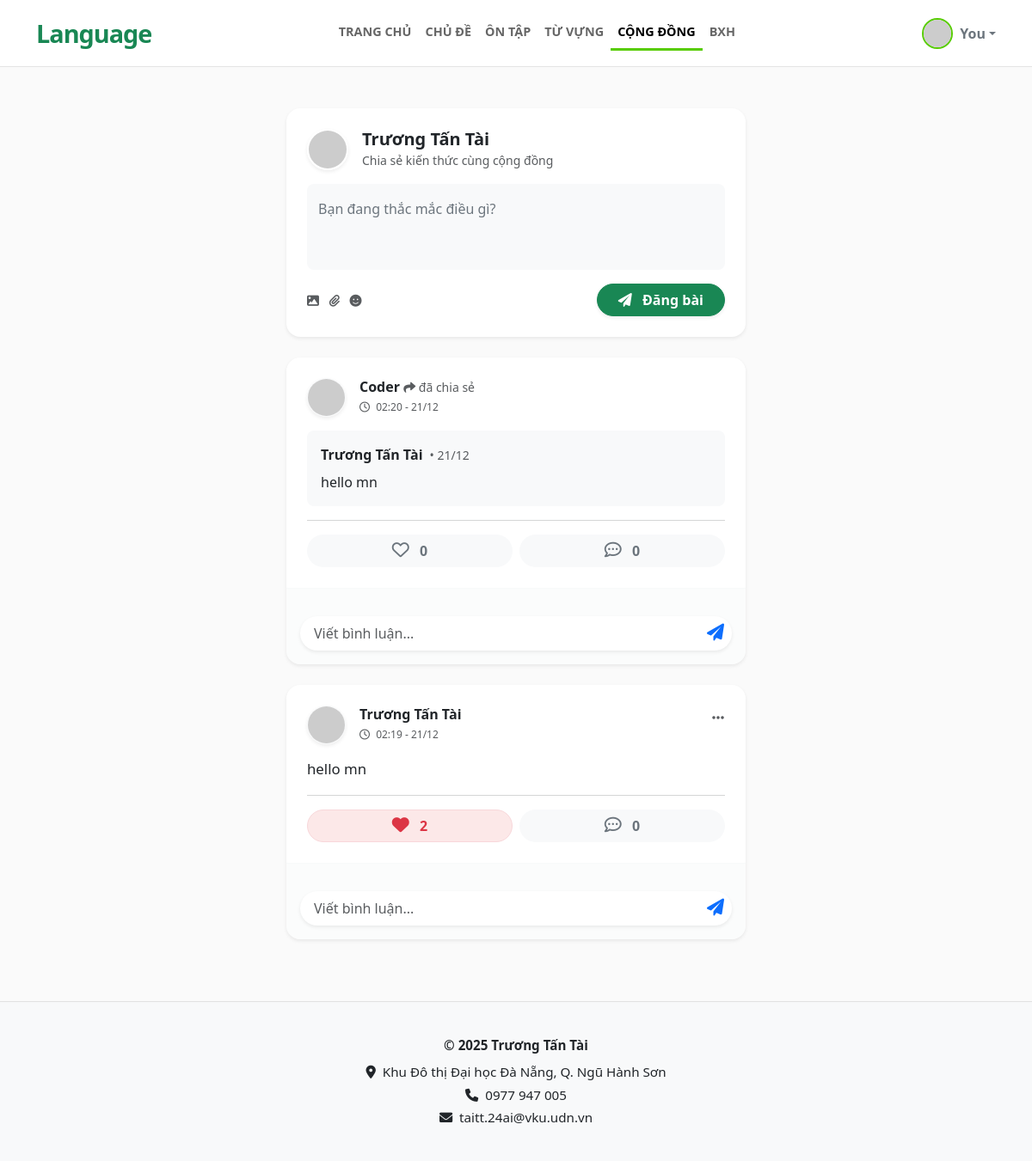
Screenshot of /community (signed in) with the database file from the repository.
### app.py (models this page shows)
class User(db.Model):
    id = db.Column(db.Integer, primary_key=True)
    username = db.Column(db.String(20), unique=True, nullable=False)
    email = db.Column(db.String(120), unique=True, nullable=False)      # Mới: Email
    fullname = db.Column(db.String(100), nullable=False)                # Mới: Tên hiển thị
    password = db.Column(db.String(60), nullable=False)
    posts = db.relationship('Post', backref='author', lazy=True)
    comments = db.relationship('Comment', backref='author', lazy=True)

class Post(db.Model):
    id = db.Column(db.Integer, primary_key=True)
    content = db.Column(db.Text, nullable=True) # Có thể null nếu chỉ chia sẻ mà không viết gì thêm
    date_posted = db.Column(db.DateTime, nullable=False, default=datetime.now)
    user_id = db.Column(db.Integer, db.ForeignKey('user.id'), nullable=False)
    original_post_id = db.Column(db.Integer, db.ForeignKey('post.id'), nullable=True)
    shares = db.relationship('Post',
                             backref=db.backref('original', remote_side=[id]),
                             cascade="all, delete-orphan")
    comments = db.relationship('Comment', backref='post', lazy=True, cascade="all, delete-orphan")
    likes = db.relationship('Like', backref='post', lazy=True, cascade="all, delete-orphan")
    def is_liked_by(self, user_id):
        return Like.query.filter_by(user_id=user_id, post_id=self.id).first() is not None

### app.py (the view)
@app.route('/community')
def community():
    if 'user' not in session: return redirect(url_for('login'))
    posts = Post.query.order_by(Post.date_posted.desc()).all()
    current_user = User.query.filter_by(username=session['user']).first()
    if not current_user:
        session.pop('user', None)
        return redirect(url_for('login'))
    return render_template('community.html', page_name='community', posts=posts, current_user=current_user)

### templates/community.html (shortened to what this page needs)
{% extends "base.html" %}
{% block content %}
<div class="container py-4">
    <div class="row justify-content-center">
        <div class="col-md-8 col-lg-6">
            <div class="card border-0 shadow-sm rounded-4 mb-4 overflow-hidden">
                <div class="card-body p-4">
                    <div class="d-flex align-items-center mb-3">
                        <img src="https://ui-avatars.com/api/?name={{ current_user.fullname }}&background=58cc02&color=fff"
                             class="rounded-circle me-3 border border-2 border-white shadow-sm" width="48" height="48">
                        <div>
                            <h5 class="fw-bold mb-0 text-dark">
                                <a href="/profile/{{ current_user.username }}" class="text-decoration-none text-dark">
                                    {{ current_user.fullname }}
                                </a>
                            </h5>
                            <small class="text-muted">Chia sẻ kiến thức cùng cộng đồng</small>
                        </div>
                    </div>
                    <form action="/create_post" method="POST">
                        <div class="form-floating mb-3">
                            <textarea name="content" class="form-control bg-light border-0 rounded-3"
                                      placeholder="Bạn đang nghĩ gì?" id="postContent" style="height: 100px; resize: none;" required></textarea>
                            <label for="postContent" class="text-secondary">Bạn đang thắc mắc điều gì?</label>
                        </div>
                        <div class="d-flex justify-content-between align-items-center">
                            <div class="text-muted small">
                                <i class="fas fa-image me-2 cursor-pointer hover-icon"></i>
                                <i class="fas fa-paperclip me-2 cursor-pointer hover-icon"></i>
                                <i class="fas fa-smile me-2 cursor-pointer hover-icon"></i>
                            </div>
                            <button type="submit" class="btn btn-success rounded-pill px-4 fw-bold shadow-sm transition-hover">
                                <i class="fas fa-paper-plane me-2"></i> Đăng bài
                            </button>
                        </div>
                    </form>
                </div>
            </div>
            {% for post in posts %}
            <div class="card border-0 shadow-sm rounded-4 mb-4 post-card animate-fade-in">
                <div class="card-body p-4">
                    <div class="d-flex justify-content-between align-items-start mb-3">
                        <div class="d-flex align-items-center">
                            <img src="https://ui-avatars.com/api/?name={{ post.author.fullname }}&background={{ (loop.index * 123) % 360 }}&color=fff"
                                 class="rounded-circle me-3 border border-1 border-light shadow-sm" width="45" height="45">
                            <div>
                                <h6 class="fw-bold text-dark mb-0">
                                    <a href="/profile/{{ post.author.username }}" class="text-decoration-none text-dark">{{ post.author.fullname }}</a>
                                    {% if post.original %}
                                        <span class="fw-normal text-muted small"> <i class="fas fa-share"></i> đã chia sẻ</span>
                                    {% endif %}
                                </h6>
                                <small class="text-muted" style="font-size: 0.75rem;">
                                    <i class="far fa-clock me-1"></i> {{ post.date_posted.strftime('%H:%M - %d/%m') }}
                                </small>
                            </div>
                        </div>
                        {% if post.author.username == session['user'] %}
                        <div class="dropdown">
                            <button class="btn btn-link text-muted p-0" type="button" data-bs-toggle="dropdown">
                                <i class="fas fa-ellipsis-h"></i>
                            </button>
                        </div>
                        {% endif %}
                    </div>
                    {% if post.content %}
                    <p class="card-text text-dark mb-3" style="font-size: 1.05rem; line-height: 1.6;">
                        {{ post.content }}
                    </p>
                    {% endif %}
                    {% if post.original %}
                    <div class="card bg-light border-0 rounded-3 mb-3 p-3">
                        <div class="d-flex align-items-center mb-2">
                            <div class="fw-bold">{{ post.original.author.fullname }}</div>
                            <small class="text-muted ms-2">• {{ post.original.date_posted.strftime('%d/%m') }}</small>
                        </div>
                        <div>{{ post.original.content }}</div>
                    </div>
                    {% endif %}
                    <hr class="text-muted opacity-10 my-3">
                    <div class="d-flex gap-2">
                        <a href="/like/{{ post.id }}" class="btn btn-light rounded-pill px-3 flex-grow-1 action-btn {% if post.is_liked_by(current_user.id) %}active-like{% endif %}">
                            <i class="{% if post.is_liked_by(current_user.id) %}fas text-danger heart-beat{% else %}far text-secondary{% endif %} fa-heart fs-5 me-2"></i>
                            <span class="fw-bold {% if post.is_liked_by(current_user.id) %}text-danger{% else %}text-secondary{% endif %}">
                                {{ post.likes|length }}
                            </span>
                        </a>
                        <button class="btn btn-light rounded-pill px-3 flex-grow-1 action-btn">
                            <i class="far fa-comment-dots fs-5 me-2 text-secondary"></i>
                            <span class="fw-bold text-secondary">{{ post.comments|length }}</span>
                        </button>
                    </div>
                </div>
                <div class="bg-light bg-opacity-50 p-3 rounded-bottom-4 border-top border-light">
                    <form action="/comment/{{ post.id }}" method="POST" class="position-relative">
                        <input type="text" name="content" class="form-control rounded-pill ps-3 pe-5 py-2 border-0 shadow-sm"
                               placeholder="Viết bình luận..." required>
                        <button type="submit" class="btn btn-link text-primary position-absolute top-50 end-0 translate-middle-y me-2 p-0 hover-scale">
                            <i class="fas fa-paper-plane fs-5"></i>
                        </button>
                    </form>
                </div>
            </div>
            {% endfor %}
        </div>
    </div>
</div>
{% endblock %}

### templates/base.html (shortened to what this page needs)
<!DOCTYPE html>
<html lang="vi">
<head>
    <link href="https://cdn.jsdelivr.net/npm/bootstrap@5.3.0/dist/css/bootstrap.min.css" rel="stylesheet">
    <link rel="stylesheet" href="https://cdnjs.cloudflare.com/ajax/libs/font-awesome/6.0.0/css/all.min.css">
</head>
<body class="d-flex flex-column min-vh-100">
    <nav class="navbar navbar-expand-lg navbar-custom sticky-top">
        <div class="container">
            <a class="navbar-brand text-success" href="/home">Language</a>
            <div class="collapse navbar-collapse justify-content-center" id="navbarNav">
                <ul class="navbar-nav">
                    <li class="nav-item"><a class="nav-link {% if page_name=='home' %}active{% endif %}" href="/home">Trang chủ</a></li>
                    <li class="nav-item"><a class="nav-link {% if page_name=='topics' %}active{% endif %}" href="/topics">Chủ đề</a></li>
                    <li class="nav-item"><a class="nav-link {% if page_name=='review' %}active{% endif %}" href="/review">Ôn tập</a></li>
                    <li class="nav-item"><a class="nav-link {% if page_name=='vocabulary' %}active{% endif %}" href="/vocabulary">Từ vựng</a></li>
                    <li class="nav-item"><a class="nav-link {% if page_name=='community' %}active{% endif %}" href="/community">Cộng đồng</a></li>
                    <li class="nav-item"><a class="nav-link {% if page_name=='leaderboard' %}active{% endif %}" href="/leaderboard">BXH</a></li>
                </ul>
            </div>
            <div class="dropdown ms-3">
                <a href="#" class="d-flex align-items-center text-decoration-none dropdown-toggle text-secondary"
                    data-bs-toggle="dropdown">
                    <img src="https://ui-avatars.com/api/?name={{ session.get('short_name', 'G') }}&background=58cc02&color=fff"
                            width="36" height="36" class="rounded-circle me-2 profile-img">
                    <span class="fw-bold d-none d-sm-inline"
                            title="{{ session.get('fullname', '') }}">
                        {{ session.get('short_name', 'You') }}
                    </span>
                </a>
            </div>
        </div>
    </nav>
    <div class="container my-4">
        {% block content %}{% endblock %}
    </div>
    <footer class="footer-custom text-center">
        <div class="container">
            <p class="fw-bold text-dark mb-2">© 2025 Trương Tấn Tài</p>
            <p><i class="fas fa-map-marker-alt me-2"></i>Khu Đô thị Đại học Đà Nẵng, Q. Ngũ Hành Sơn</p>
            <p><i class="fas fa-phone me-2"></i>0977 947 005</p>
            <p><i class="fas fa-envelope me-2"></i>taitt.24ai@vku.udn.vn</p>
        </div>
    </footer>
</body>
</html>

### templates/base.html (style rules this page uses)
.navbar-custom { background-color: #fff; border-bottom: 1px solid #e4e4e4; padding: 12px 0; }
.navbar-brand { font-weight: 900; font-size: 1.8rem; letter-spacing: -1px; }
.nav-link { font-weight: 600; color: #666; padding: 8px 14px; font-size: 0.9rem; text-transform: uppercase; transition: 0.25s; }
.nav-link.active { color: #58cc02; border-bottom: 3px solid #58cc02; }
.profile-img { border: 2px solid #58cc02 !important; }
.footer-custom { background: #f8f9fa; padding: 35px 0; border-top: 1px solid #e1e1e1; margin-top: auto; font-size: 0.95rem; }
.footer-custom p { margin: 4px 0; }
body { background-color: #fafafa; }

### templates/community.html (style rules this page uses)
.cursor-pointer { cursor: pointer; }
.transition-hover { transition: transform 0.2s; }
.post-card { transition: box-shadow 0.3s ease; }
.action-btn { transition: background-color 0.2s; border: 1px solid transparent; }
.active-like { background-color: #fce8e8; border-color: #f8d7da; }
.heart-beat { animation: heartBeat 0.3s ease-in-out; }
.animate-fade-in { animation: fadeIn 0.5s ease-out forwards; opacity: 0; transform: translateY(10px); }
.post-card:nth-child(2) { animation-delay: 0.2s; }
.post-card:nth-child(3) { animation-delay: 0.3s; }

### rows the page displays
User: fullname "Trương Tấn Tài"
Post: author.fullname "Coder", shows "đã chia sẻ", date_posted "02:20 - 21/12", original.author.fullname "Trương Tấn Tài", original.date_posted "21/12", original.content "hello mn", likes|length "0", comments|length "0"
Post: author.fullname "Trương Tấn Tài", date_posted "02:19 - 21/12", content "hello mn", likes|length "2", comments|length "0"

### other values shown
{{ session.get('short_name', 'You') }} "You"
